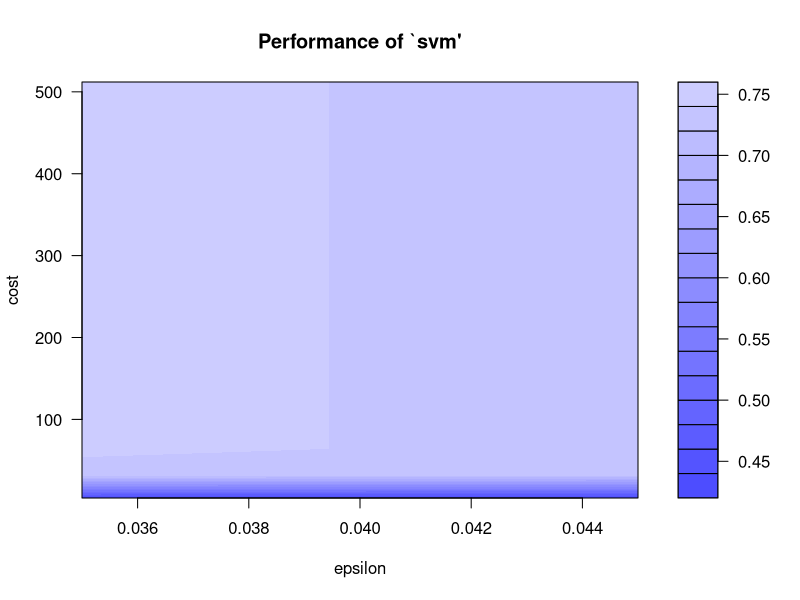

Recreate this plot in R. (Note: this script raises an error after producing the figure.)
## ---- chunk 1
library(e1071)
library(rpart)

short_after_selected <- read.csv("short_after_selected.csv")
short_after_selected$X <- ifelse(short_after_selected$RETURN >0, 1,0)
short_after_selected <- na.omit(short_after_selected)

test.index <- sample(1:24,4,replace = F)
test.sas <- short_after_selected[test.index,]
test.sas <- test.sas[,-11]
test.sas.x <- test.sas[,-1]
train.sas <- short_after_selected[-test.index,]
train.sas <- train.sas[,-11]

colnames(train.sas)[1] <-"y"
colnames(test.sas)[1] <-"y"

## ---- chunk 2
# SVM
model.svm <- svm(y ~ ., data = train.sas, cost = 16, gamma = 0.01)
test.svm <- predict(model.svm,test.sas.x,type="class")
table(test.svm,test.sas$y)
## ---- chunk 3
# perform a grid search
tuneResult <- tune(svm, y~DY+EBITG+EV2EBITDA+M2B+MOMENTUM+PB+PE+PF+PS+days,
                   data=train.sas,
                   ranges = list(epsilon = seq(0.035,0.05,0.01), 
                                 cost = 2^(2:9))
)
print(tuneResult)
# best performance: 0.02580226
# best parameters: epslion 0.05, cost=16
# Draw the tuning graph
plot(tuneResult)
## ---- chunk 4
tunedModel <- tuneResult$best.model
tunedModelY <- predict(tunedModel, test.sas) 
 
error <- short_after_selected$RETURN - tunedModelY  
 
# this value can be different on your computer
# because the tune method  randomly shuffles the data
tunedModelRMSE <- rmse(error)  # 2.219642  
tunedModelRMSE
## ---- chunk 5
rmse <- function(error)
{
  sqrt(mean(error^2))
}

